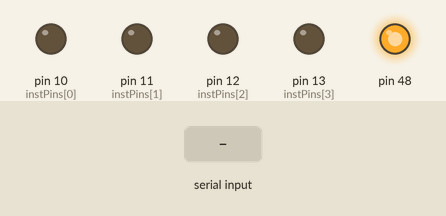
Recording of a sketch running on a simulated Arduino Mega 2560, built with avr-gcc and run on an emulated ATmega2560. On the bench: output pins drawn as LEDs (lit = HIGH). The test bench sets the inputs (shaded band). What the sketch prints to the serial monitor is not drawn.

Above: at 10.8 s.
10.9 s: "f\n" received over the second serial link
At 11.4 s:
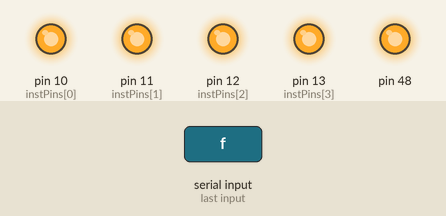
12.4 s: "r\n" received over the second serial link
At 13.7 s:
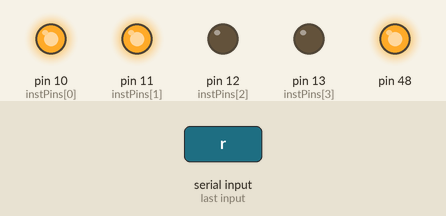
Timing chart, 0 to 15.4 s (numbered marks = the images above; inputs shaded):
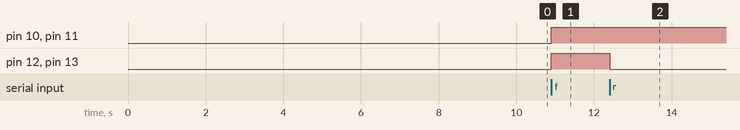

Measured:
- after the input at 10.9 s, pin 10 (instPins[0]), pin 11 (instPins[1]), pin 12 (instPins[2]), pin 13 (instPins[3]): LOW → HIGH at once
- after the input at 12.4 s, pin 12 (instPins[2]), pin 13 (instPins[3]): HIGH → LOW at once

The sketch:

Arduino_Trakr.pde
```cpp
#include <NewSoftSerial.h>
#include <Wire.h>
int compassAddress = 0x42 >> 1;

NewSoftSerial tooth(0,1);
int reading = 0;
int serialIndex = 0;
int BUFFERSIZE = 20;
char inBytes[20];

char instBytes[4];
int instPins[4] = {10, 11, 12, 13};

void setup(){
  Wire.begin();
  tooth.begin(115200);
  Serial.begin(115200);
  pinMode(48, OUTPUT);
  digitalWrite(48, HIGH);

  pinMode(instPins[0], OUTPUT);
  pinMode(instPins[1], OUTPUT);
  pinMode(instPins[2], OUTPUT);
  pinMode(instPins[3], OUTPUT);
}

void loop(){
  // Every 10 seconds switch from
  // one serial GPS device to the other
  if ((millis() / 10000) % 5 != 0){
    if (tooth.available()){
      readSerialInput();
      delay(10);
      Serial.print(inBytes);
    }
  }
  else{
    Serial.print('o');
  }

}


int getHeading(){
  Wire.beginTransmission(compassAddress);  // transmit to device
  // the address specified in the datasheet is 66 (0x42)
  // but i2c adressing uses the high 7 bits so it's 33
  Wire.send('A');          // command sensor to measure angle
  Wire.endTransmission();  // stop transmitting

  // step 2: wait for readings to happen
  delay(60);               // datasheet suggests at least 6000 microseconds

  // step 3: request reading from sensor
  Wire.requestFrom(compassAddress, 2);  // request 2 bytes from slave device #33

  // step 4: receive reading from sensor
  if(2 <= Wire.available()){   // if two bytes were received
    reading = Wire.receive();   // receive high byte (overwrites previous reading)
    reading = reading << 8;     // shift high byte to be high 8 bits
    reading += Wire.receive();  // receive low byte as lower 8 bits
    reading /= 10;
    return reading;    // print the reading
  }
}

char* setPins(char one,char two,char four,char eight) {
  instBytes[0] = one;
  instBytes[1]= two;
  instBytes[2] = four;
  instBytes[3] = eight;
  for(int i = 0; i < 4 ; i ++){
    digitalWrite(instPins[i], instBytes[i]);
  }
  return instBytes;
}

void readSerialInput() {
  while(tooth.available() && serialIndex < BUFFERSIZE) {
    //Store into buffer.
    inBytes[serialIndex] = tooth.read();


    //Check for command end.
    if (inBytes[serialIndex] == '\n' || inBytes[serialIndex] == ';' || inBytes[serialIndex] == '>' || int(inBytes[serialIndex]) == -123) { //Use ; when using Serial Monitor
      inBytes[serialIndex] = '\0'; //end of string char
      parseCommand(inBytes);
      serialIndex = 0;
    }
    else{
      serialIndex++;
    }
  }
  if(serialIndex >= BUFFERSIZE){
    //buffer overflow, reset the buffer and do nothing
    //TODO: perhaps some sort of feedback to the user?
    for(int j=0; j < BUFFERSIZE; j++){
      inBytes[j] = 0;
      serialIndex = 0;
    }
  }

}
void parseCommand(char* com) {
  Serial.print('parsed');
  if (com[0] == '\0') {
    return;
  } //bit of error checking
  int start = 0;
  //get start of command
  while (com[start] != '<'){
    start++;
    if (com[start] == '\0') {
      //its not there. Must be old version
      start = -1;
      break;
    }
  }
  start++;
  Serial.print(com);
  performCommand(com);
}

void performCommand(char* com) {
  if (strcmp(com, "f") == 0) { // Forward
    setPins(HIGH,HIGH, HIGH, HIGH);
  }
  else if (strcmp(com, "r") == 0) { // Right
    setPins(HIGH,HIGH,LOW, LOW);
  }
  else if (strcmp(com, "l") == 0) { // Left
    setPins(LOW, LOW,HIGH,HIGH);
  }
  else if (strcmp(com, "b") == 0) { // Backward
    setPins(HIGH,LOW,LOW,HIGH);
  }
  else if (strcmp(com, "s") == 0) { // Stop
    setPins(LOW, LOW,LOW,LOW);
    Serial.println(getHeading());
  }
  else if (strcmp(com, "fr") == 0 || strcmp(com, "fz") == 0 || strcmp(com, "x") == 0) { // Read and print forward facing distance sensor
  }
  else if (strcmp(com, "z") == 0) { // Read and print ground facing distance sensor
  }
  else if (strcmp(com, "1") == 0 || strcmp(com, "2") == 0 || strcmp(com, "3") == 0 || strcmp(com, "4") == 0 || strcmp(com, "5") == 0 || strcmp(com, "6") == 0 || strcmp(com, "7") == 0 || strcmp(com, "8") == 0 || strcmp(com, "9") == 0 || strcmp(com, "0") == 0) {
    //I know the preceeding condition is dodgy but it will change soon
  }
  else if (com[0] == 'c') { // Calibrate center PWM settings for both servos ex: "c 90 90"
  }
  else if (strcmp(com, "i") == 0) { // Toggle servo to infinite active mode so it doesn't time out automatically

  }
  else if (com[0] == 'w') { // Handle "wheel" command and translate into PWM values ex: "w -100 100" [range is from -100 to 100]

  }
  else if (strcmp(com, "reset") == 0) { // Resets the eeprom settings

  }
  else if (com[0] == 'n') { // Move head up

  }
  else if (com[0] == 'p') { // Initiates Bluetooth pairing so another device can connect

  }
  else {
    Serial.print("e");// Echo unknown command back
    Serial.print(com);
  }
}
```
